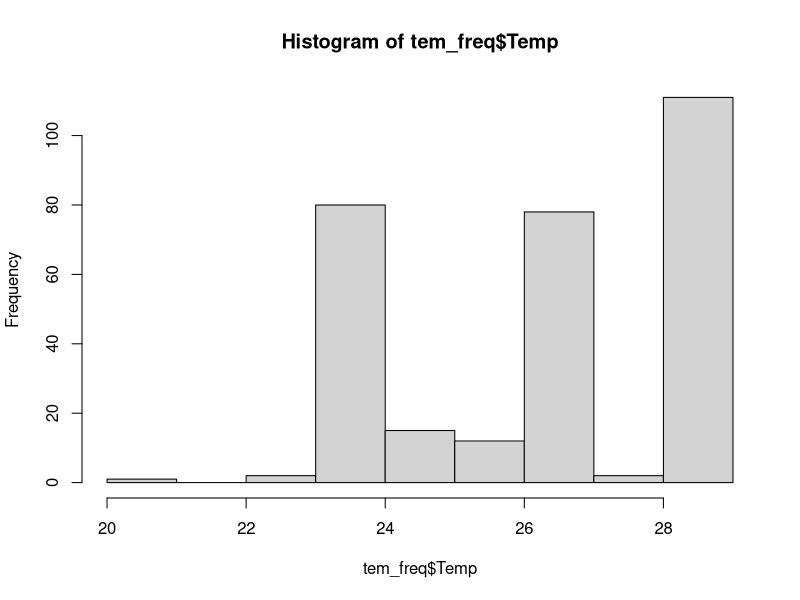
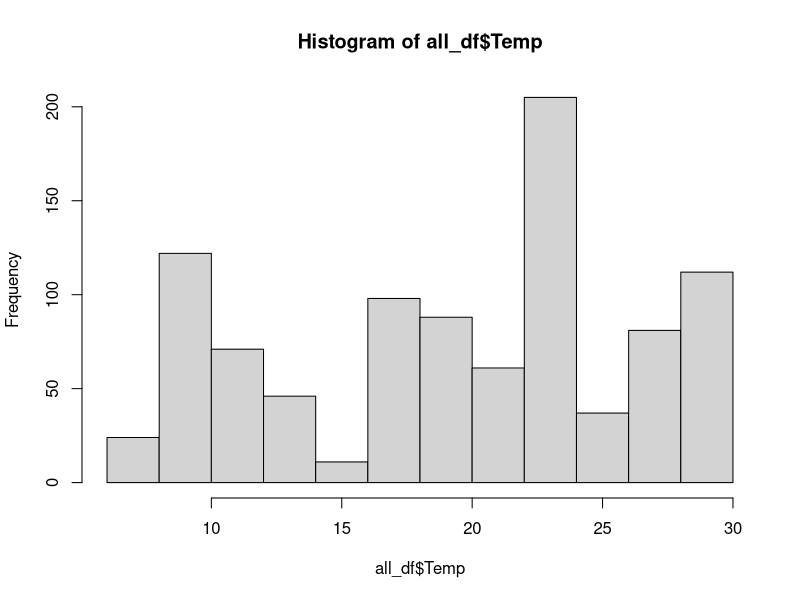
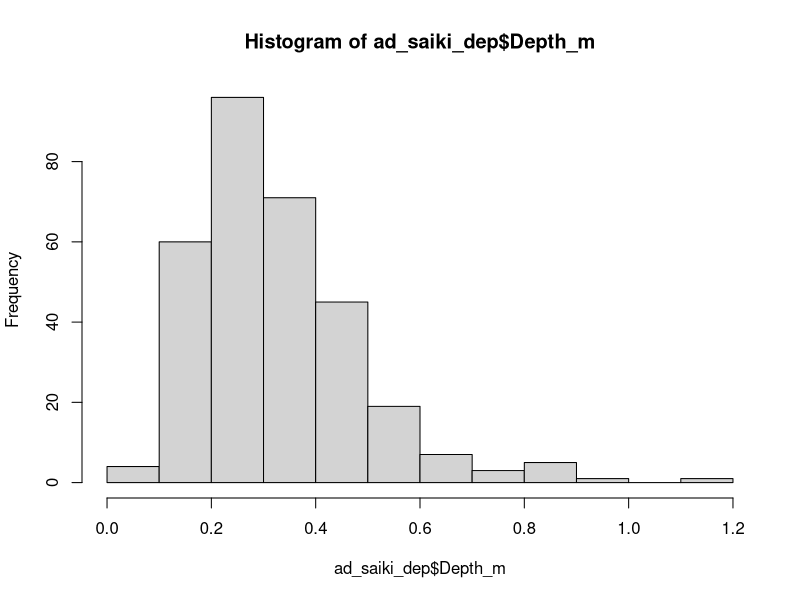
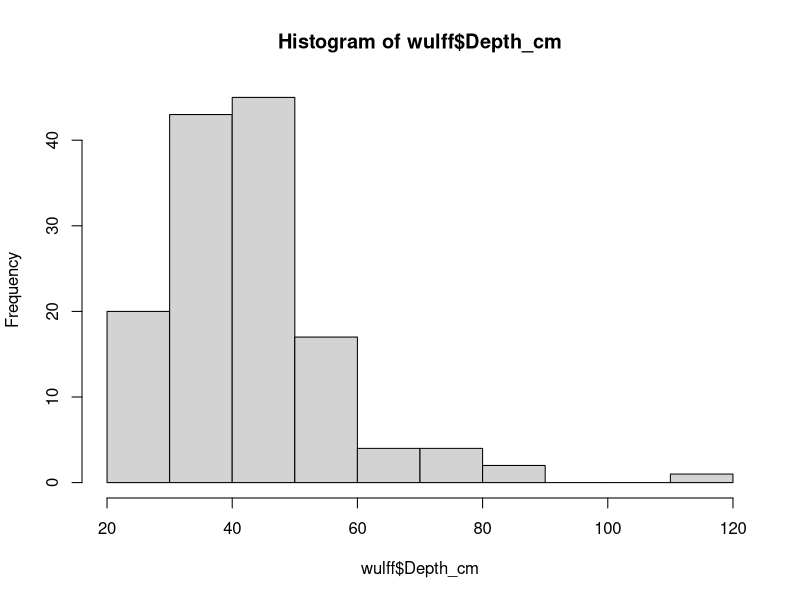
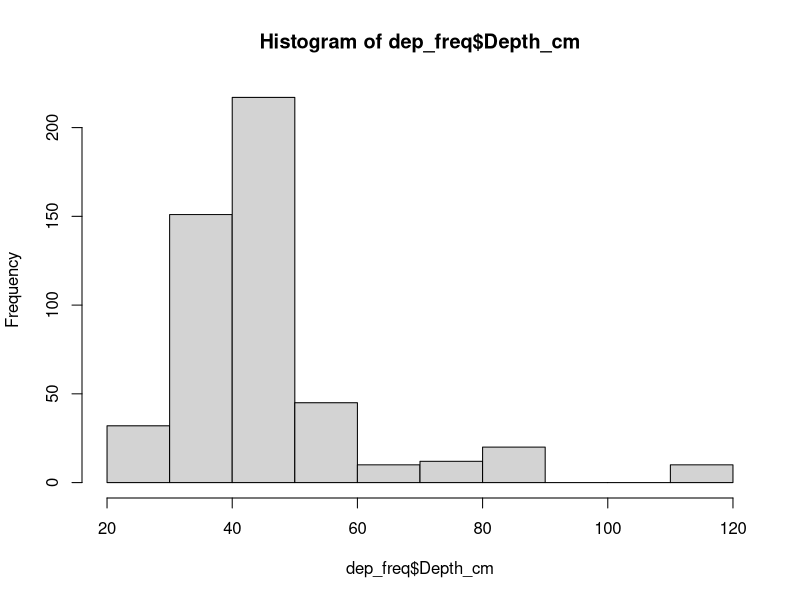
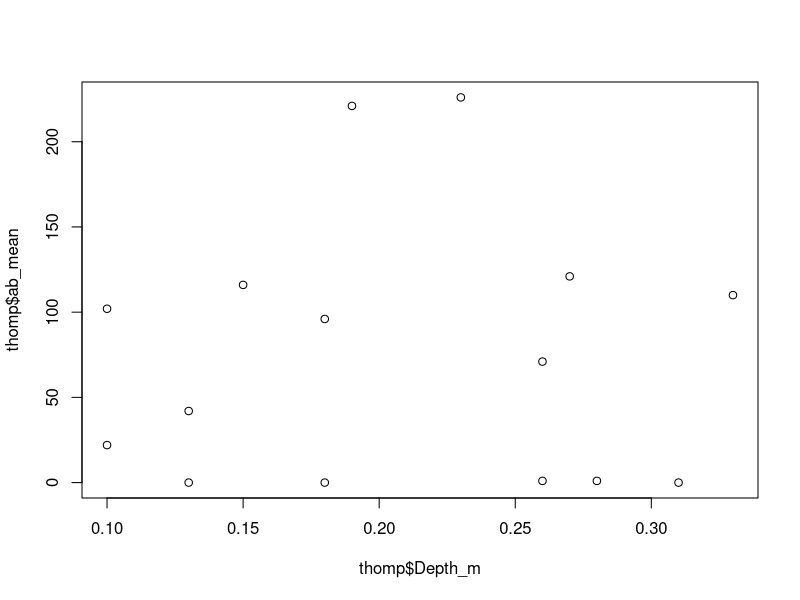
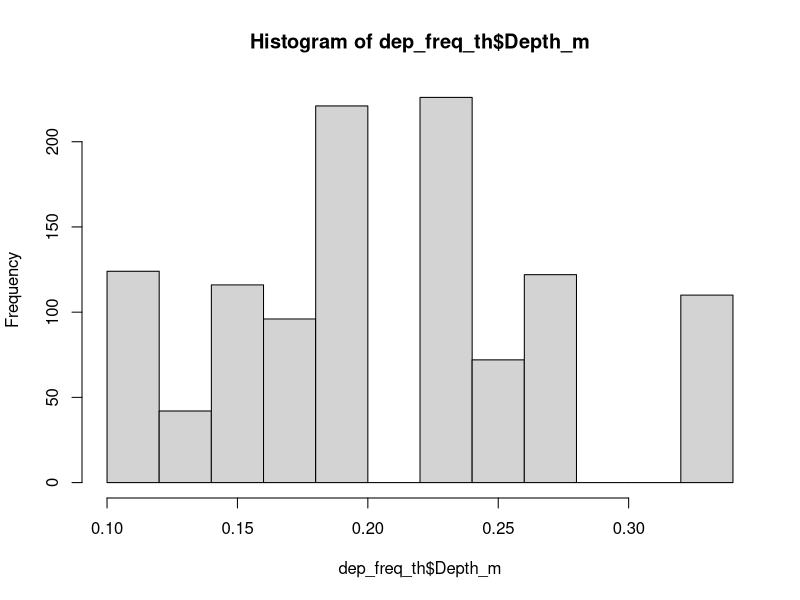

Write R code to recreate these figures, in order. (Note: this script raises an error after producing the figures.)
## finding thrsholds 
library(tidyverse)

## all data upload
smea <- read.csv("output_data/00_SMEA_depth_adult.csv")
wulff <- read.csv("output_data/00_Wulff_depth_abundance.csv")
thomp <- read.csv("output_data/00_Thompson_all_data_clean.csv") # bottom velocity
saiki <- read.csv("input_data/abundance_env_vars_saiki_2000.csv")
envicraft <- read.csv("output_data/00_Envicraft_2010_Temp_abundance.csv")
sawa <- read.csv("output_data/00_SAWA_2014_env_hab_abundance.csv")
## clean, subset into life stage and variables
head(saiki)
colnames(saiki)[6:15] <- c("Fish", "SL", "TL", "Weight", "Sex", "Life_stage", "Spawning", "Temp", "Depth_m", "Current_m_sec")
subset(saiki, Life_stage == "Larvae") #16.51
subset(saiki, Life_stage == "Juvenile")

ad_saiki0 <- subset(saiki, Life_stage ==c("0+ adult"))
ad_saiki1 <- subset(saiki, Life_stage ==c("1+ adult"))
ad_saiki2 <- subset(saiki, Life_stage ==c("2+ adult"))

ad_saiki <- rbind(ad_saiki0, ad_saiki1, ad_saiki2)
ad_saiki_sp <- subset(ad_saiki, Spawning =="N")

ad_saiki_temp <- ad_saiki_sp[, c(1:13)]
ad_saiki_dep <- ad_saiki_sp[, c(1:12, 14)]
ad_saiki_vel <- ad_saiki_sp[, c(1:12, 15)]


sum(is.na(ad_saiki_dep)) # 405
ad_saiki_dep <- na.omit(ad_saiki_dep)
sum(is.na(ad_saiki_temp)) # 79
ad_saiki_temp <- na.omit(ad_saiki_temp)
sum(is.na(ad_saiki_vel)) # 408
ad_saiki_vel <- na.omit(ad_saiki_vel)

## temperature

##### temperature

setwd("/Users/katieirving/Documents/git/flow_eco_mech")


# saiki <- read.csv("input_data/Saiki_2000_temp_life_stage.csv")


envicraft
sawa <- sawa[, c(2,3,13, 15)]
sawa


## general - <22c
## can survive 38c

# h.	0 – 80mm : 0+ yrs., SL 81 – 120mm : 1+ yrs, and SL 121mm+ : 2+ yrs. (sawa 2014, saiki 2000)

range(sawa$Temp)

names(sawa)
ab_temp <- sawa[,c(3,4)]


ab_temp <- na.omit(ab_temp)
sum(ab_temp$abundance)

tem_freq <- ab_temp %>% 
  uncount(abundance)
str(tem_freq)
tem_freq
hist(tem_freq$Temp) # 
quantile(tem_freq$Temp) ## higher than others but extremes the same
# 0%  25%  50%  75% 100% 
# 20.2 23.9 26.1 28.3 28.3 

# 18.0 28.3 - backed up by others e.g. less than 30 degrees
# min 15.9 degrees - envicraft
# saiki may have some for life stage
range(saiki$Temp)
## 6.93 29.24


# breeding - 22-25 (SMEA)
# adults - <28
# fry/eggs - 18-24
# juvenile - 15-22 (to avoid warmth) Feeney and Swift
# survival - <30
# 
# breeding - 0 (<15 >28), 1 (15-18, 26-27), 2 (22-25)
# fry/eggs - 0 (<10 >30), 1 (10-17, 25-30), 2 (18-24)
# juvenile - 0 (<5 >28), 1 (5-14, 23-28), 2 (15-22)
# adults - 0 (>28), 1 (22-28), 2 (<22)

quantile(ad_saiki_temp$Temp) # from df created below
#0%    25%    50%    75%   100% 
# 6.930 10.800 16.800 20.765 28.610 

# add together
t_sk_df <- as.data.frame(ad_saiki_temp$Temp)
t_sw_df <- as.data.frame(tem_freq$Temp)
names(t_sk_df) <- "Temp"
names(t_sw_df) <- "Temp"
all_df <- rbind(t_sk_df, t_sw_df)
dim(all_df) # 956

hist(all_df$Temp)
quantile(all_df$Temp)
# 0%   25%   50%   75%  100% 
# 6.93 12.63 20.23 23.90 28.61 

### depth ##################

# adult
# upload data
# smea_2003 <- read.csv("output_data/00_SMEA_depth_adult_2003.csv")
# smea_2004 <- read.csv("output_data/00_SMEA_depth_adult_2004.csv")



hist(ad_saiki_dep$Depth_m)
quantile(ad_saiki_dep$Depth_m)
# 0%  25%  50%  75% 100% 
# 0.04 0.22 0.30 0.41 1.20 

#### Wulff
range(wulff$Depth_cm) # adult 20 - 120cm
hist(wulff$Depth_cm)
quantile(wulff$Depth_cm)
 
names(wulff)
ab_depth <- wulff[,c(9,10)]


ab_depth
sum(ab_depth$Number)

dep_freq <- ab_depth %>% 
  uncount(Number)
str(dep_freq)

hist(dep_freq$Depth_cm)
quantile(dep_freq$Depth_cm)
# 0%  25%  50%  75% 100% 
# 20   38   46   50  120 

### thompson
names(thomp)
range(thomp$Depth_m) # 0.10 0.33
plot(thomp$ab_mean~thomp$Depth_m)

ab_depth_th <- thomp[,6:7]
ab_depth_th
dep_freq_th <- ab_depth_th %>%
  uncount(ab_mean)
dep_freq_th
hist(dep_freq_th$Depth_m)
quantile(dep_freq_th$Depth_m)

# 0%  25%  50%  75% 100% 
# 0.10 0.18 0.19 0.26 0.33 

smea_ab_03 <- read.csv("output_data/00_SMEA_adult_depth_2003_abundance.csv")
smea_ab_04 <- read.csv("output_data/00_SMEA_adult_depth_2004_abundance.csv")

smea_ab_03

smea_ab <- cbind(smea_ab_04[,c(2,6,7)], smea_ab_03[,c(2,9)])
smea_ab$all_sites_2004 <-  smea_ab[,2] + smea_ab[,3]
smea_ab$abundance <- smea_ab$all_sites_ab + smea_ab$all_sites_2004

ab_depth_sm <- smea_ab[-16, c(4,7)]
dep_freq_sm <- ab_depth_sm %>% 
  uncount(abundance)
dep_freq_sm 
plot(dep_freq_sm$Depth)
# quantile(dep_freq_sm$Depth) ## over 30 used more

### all data

d_th_df <- as.data.frame(dep_freq_th$Depth_m)
d_wf_df <- as.data.frame(dep_freq$Depth_cm)
d_sk_df <- as.data.frame(ad_saiki_dep$Depth_m)
names(d_th_df) <- "depth"
names(d_wf_df) <- "depth"
names(d_sk_df) <- "depth"
d_wf_df$depth <- d_wf_df$depth/100

d_all_df <- rbind(d_th_df, d_wf_df, d_sk_df)
dim(d_all_df) # 1938


hist(d_all_df$depth)
quantile(d_all_df$depth)
# brown <- read.csv("output_data/00_Brown_2000_abundance_env_vars.csv") # p/a data perhaps not reliable/useful

## juveniles 


subset(saiki, Life_stage == "Juvenile") # 0.2 - 0.39

# 25-45 cm - SMEA
# backed up by saiki & 

smea_03 <- read.csv("output_data/00_SMEA_juvenile_depth_2003_abundance.csv")
smea_04 <- read.csv("output_data/00_SMEA_juvenile_depth_2004_abundance.csv")
smea_04
smea_ab <- cbind(smea_04[,c(2,6,7)], smea_03[,c(2,10)])
smea_ab
smea_ab$all_sites_2004 <-  smea_ab[,2] + smea_ab[,3]
smea_ab$abundance <- smea_ab$all_sites_ab + smea_ab$all_sites_2004

ab_depth_sm <- smea_ab[-15, c(4,7)]
ab_depth_sm
dep_freq_sm <- ab_depth_sm %>% 
  uncount(abundance)
dep_freq_sm 
plot(dep_freq_sm$Depth)
quantile(dep_freq_sm$Depth) ## over 11 used more

# larvae

subset(saiki, Life_stage == "Larvae") #16.51

# 5-10 - feeney and swift

## spawning

##### velocity
## saiki - Current_m_sec 
## Velocity_0.6_ms used - mid column??

quantile(ad_saiki_vel$Current_m_sec) # 
# 0%      25%      50%      75%     100% 
# 0.000000 0.130683 0.310642 0.450088 1.243787  
thomp_vel <- thomp[,c(6, 13)]

smea_03 <- read.csv("output_data/00_SMEA_adult_velocity_2003_abundance.csv")
smea_04 <- read.csv("output_data/00_SMEA_adult_velocity_2004_abundance.csv")
vel_17 <- read.csv("output_data/00_Wulff_2017_velocity_abundance.csv")
vel_16 <- read.csv("output_data/00_Wulff_2016_velocity_abundance.csv")
vel_15 <- read.csv("output_data/00_Wulff_2015_velocity_abundance.csv")

### wulff
vel_15 <- vel_15[, c(9,11)] %>%
  na.omit(vel_15[, c(9,11)])

vel_16 <- vel_16[, c(10,12)] %>%
  na.omit(vel_16[, c(10,12)])


vel_17 <- vel_17[, c(6,9)] %>%
  na.omit(vel_17[, c(6,9)])

names(vel_15)[1] <- "Count"
names(vel_16)
names(vel_17)

wulff_vel <- rbind(vel_15, vel_16, vel_17)
wulff_vel
vel_freq_wf <- wulff_vel %>%
  uncount(Count)
hist(vel_freq_wf$Velocity_0.6_ms)
quantile(vel_freq_wf$Velocity_0.6_ms )
# 0%    25%    50%    75%   100% 
# 0.1330 0.5500 0.6700 0.8875 1.5700 

# Saiki

sum(is.na(ad_saiki_vel)) # 404
ad_saiki_vel <- na.omit(ad_saiki_vel)
hist(ad_saiki_vel$Current_m_sec)
quantile(ad_saiki_vel$Current_m_sec) # 
# 0%      25%      50%      75%     100% 
# 0.000000 0.130683 0.310642 0.450088 1.243787  

### Thompson
thomp_vel
vel_freq_th <- thomp_vel %>%
  uncount(ab_mean)
hist(vel_freq_th$Mid._column_velocity_)
quantile(vel_freq_th$Mid._column_velocity_)
# 0%  25%  50%  75% 100% 
# 0.11 0.23 0.48 0.53 0.64 

# FWS - bottom velocity more than 0.03m/s
# smea_04 # bottom velocity
thomp_vel # mid column velocity m/s
wulff_vel # velocity 0.6 m/s
ad_saiki_vel # current m/s

## join together

wf_df <- as.data.frame(vel_freq_wf$Velocity_0.6_ms)
th_df <- as.data.frame(vel_freq_th$Mid._column_velocity)
sk_df <- as.data.frame(ad_saiki_vel$Current_m_sec)

names(wf_df) <- "velocity"
names(th_df) <- "velocity"
names(sk_df) <- "velocity"

## combine
all_df <- rbind(wf_df, th_df, sk_df)
dim(all_df) ## 2269 

hist(all_df$velocity)
quantile(all_df$velocity)
# 0%       25%       50%       75%      100% 
# 0.0000000 0.3494024 0.5100000 0.6400000 1.5700000 
